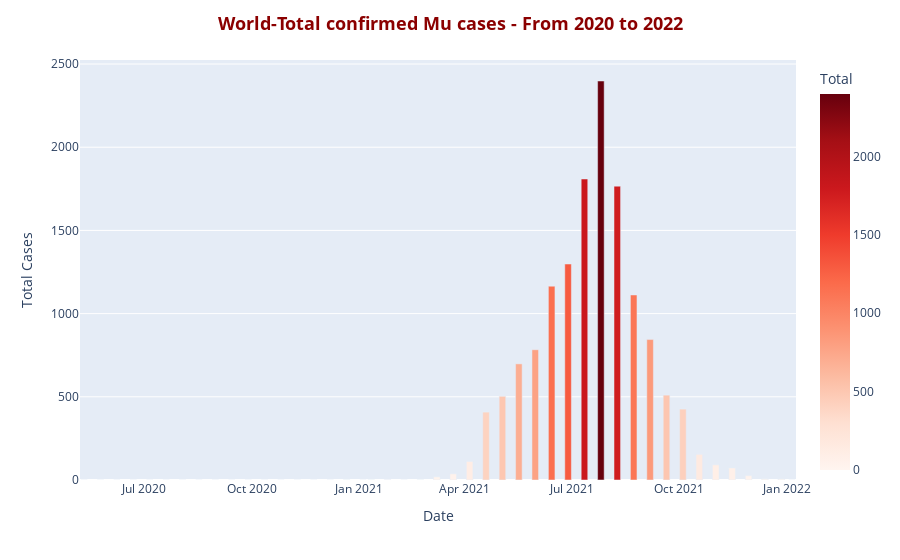

Here is the notebook cell this chart was saved with:
### Code cell
df_mu_total = df[df['variant'] == 'Mu'].groupby('Date')['Total'].sum().reset_index()

fig = px.bar(df_mu_total,
             x='Date',
             y='Total',
             color='Total',
             color_continuous_scale = 'reds')

fig.update_layout(title = '<b>World-Total confirmed Mu cases - From 2020 to 2022<b>',
                  title_x = 0.5,
                  title_font = dict(size= 18, color = 'DarkRed'),
                  yaxis = dict(title = 'Total Cases'))
fig.show()

### Figure 1 — Plotly figure (JSON) as saved in the notebook; plotly's stock layout.template omitted (floating-point values rounded to 4 significant figures)
{"data": [{"alignmentgroup": "True", "hovertemplate": "Date=%{x}<br>Total=%{marker.color}<extra></extra>", "legendgroup": "", "marker": {"color": [0, 0, 0, 0, 0, 0, 0, 0, 0, 0, 0, 0, 0, 0, 0, 0, 1, 0, 1, 2, 0, 1, 19, 37, 111, 408, 503, 698, 783, 1165, 1298, 1809, 2398, 1766, 1112, 844, 510, 426, 154, 91, 72, 26, 7, 6, 0], "coloraxis": "coloraxis", "pattern": {"shape": ""}}, "name": "", "offsetgroup": "", "orientation": "v", "showlegend": false, "textposition": "auto", "type": "bar", "x": ["2020-05-11", "2020-05-25", "2020-06-08", "2020-06-22", "2020-07-06", "2020-07-20", "2020-08-03", "2020-08-17", "2020-08-31", "2020-09-14", "2020-09-28", "2020-10-12", "2020-10-26", "2020-11-09", "2020-11-23", "2020-12-07", "2020-12-21", "2021-01-04", "2021-01-11", "2021-01-25", "2021-02-08", "2021-02-22", "2021-03-08", "2021-03-22", "2021-04-05", "2021-04-19", "2021-05-03", "2021-05-17", "2021-05-31", "2021-06-14", "2021-06-28", "2021-07-12", "2021-07-26", "2021-08-09", "2021-08-23", "2021-09-06", "2021-09-20", "2021-10-04", "2021-10-18", "2021-11-01", "2021-11-15", "2021-11-29", "2021-12-13", "2021-12-27", "2022-01-05"], "xaxis": "x", "y": [0, 0, 0, 0, 0, 0, 0, 0, 0, 0, 0, 0, 0, 0, 0, 0, 1, 0, 1, 2, 0, 1, 19, 37, 111, 408, 503, 698, 783, 1165, 1298, 1809, 2398, 1766, 1112, 844, 510, 426, 154, 91, 72, 26, 7, 6, 0], "yaxis": "y"}], "layout": {"barmode": "relative", "coloraxis": {"colorbar": {"title": {"text": "Total"}}, "colorscale": [[0, "rgb(255,245,240)"], [0.125, "rgb(254,224,210)"], [0.25, "rgb(252,187,161)"], [0.375, "rgb(252,146,114)"], [0.5, "rgb(251,106,74)"], [0.625, "rgb(239,59,44)"], [0.75, "rgb(203,24,29)"], [0.875, "rgb(165,15,21)"], [1, "rgb(103,0,13)"]]}, "legend": {"tracegroupgap": 0}, "margin": {"t": 60}, "title": {"font": {"color": "DarkRed", "size": 18}, "text": "<b>World-Total confirmed Mu cases - From 2020 to 2022<b>", "x": 0.5}, "xaxis": {"anchor": "y", "domain": [0, 1], "title": {"text": "Date"}}, "yaxis": {"anchor": "x", "domain": [0, 1], "title": {"text": "Total Cases"}}}}
